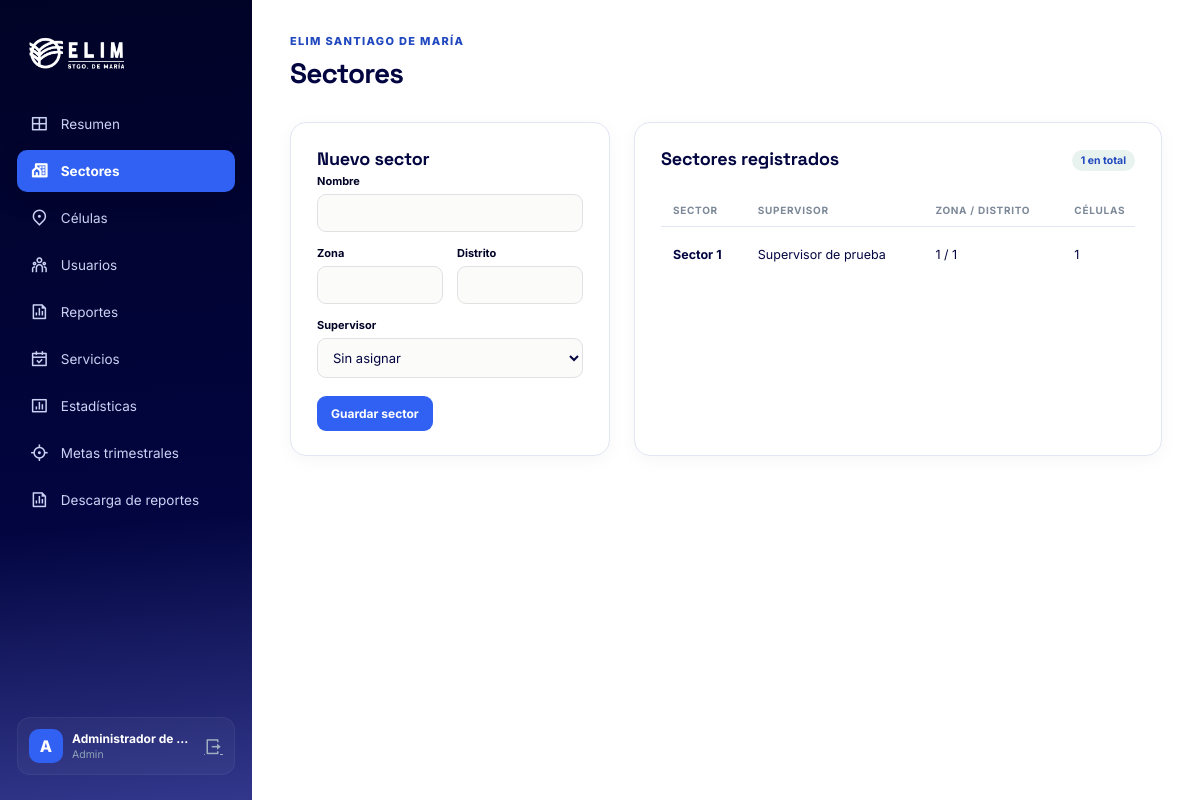
The app's page /admin/sectores.php (signed in) with its own data.
### tables this page shows
CREATE TABLE sectores (
    id INT UNSIGNED AUTO_INCREMENT PRIMARY KEY,
    nombre VARCHAR(100) NOT NULL,
    zona VARCHAR(20) NULL,
    distrito VARCHAR(20) NULL,
    supervisor_id INT UNSIGNED NULL,
    activo TINYINT(1) NOT NULL DEFAULT 1,
    creado_en TIMESTAMP NOT NULL DEFAULT CURRENT_TIMESTAMP,
    UNIQUE KEY uq_sector_nombre (nombre),
    UNIQUE KEY uq_sector_supervisor (supervisor_id),
    CONSTRAINT chk_sector_activo CHECK (activo IN (0, 1))
);

CREATE TABLE usuarios (
    id INT UNSIGNED AUTO_INCREMENT PRIMARY KEY,
    nombre_completo VARCHAR(120) NOT NULL,
    usuario VARCHAR(50) NOT NULL,
    password VARCHAR(255) NOT NULL,
    rol ENUM('lider', 'supervisor', 'admin') NOT NULL,
    sector_id INT UNSIGNED NULL,
    celula_id INT UNSIGNED NULL,
    activo TINYINT(1) NOT NULL DEFAULT 1,
    creado_en TIMESTAMP NOT NULL DEFAULT CURRENT_TIMESTAMP,
    UNIQUE KEY uq_usuario_login (usuario),
    KEY idx_usuarios_sector (sector_id),
    CONSTRAINT chk_usuario_activo CHECK (activo IN (0, 1)),
    CONSTRAINT fk_usuario_sector FOREIGN KEY (sector_id)
        REFERENCES sectores(id) ON UPDATE CASCADE ON DELETE SET NULL
);

### includes/funciones.php (called while the page is built, shortened)
<?php
function e(mixed $valor): string
{
    return htmlspecialchars((string) $valor, ENT_QUOTES, "UTF-8");
}

### admin/sectores.php (the view, shortened to what this page needs)
<?php
require_once __DIR__ . "/_bootstrap.php";
$sectorEditado = null;
$sectores = $conexion
    ->query(
        'SELECT
        s.*,
        u.nombre_completo AS supervisor,
        (
            SELECT COUNT(*)
            FROM celulas c
            WHERE c.sector_id = s.id AND c.activo = 1
        ) AS total_celulas
     FROM sectores s
     LEFT JOIN usuarios u ON u.id = s.supervisor_id
     ORDER BY s.nombre',
    )
    ->fetchAll();
?>
<div class="section-split">
    <section class="card card-flush">
        <h3><?= $sectorEditado ? "Editar sector" : "Nuevo sector" ?></h3>
        <form method="post">
            <label for="nombre">Nombre</label>
            <input
                id="nombre"
                name="nombre"
                required
                value="<?= e($sectorEditado["nombre"] ?? "") ?>"
            >
            <div class="form-grid form-spaced">
                <div>
                    <label for="zona">Zona</label>
                    <input id="zona" name="zona" value="<?= e(
                        $sectorEditado["zona"] ?? "",
                    ) ?>">
                </div>
                <div>
                    <label for="distrito">Distrito</label>
                    <input
                        id="distrito"
                        name="distrito"
                        value="<?= e($sectorEditado["distrito"] ?? "") ?>"
                    >
                </div>
                <div class="full">
                    <label for="supervisor_id">Supervisor</label>
                    <select id="supervisor_id" name="supervisor_id">
                        <option value="">Sin asignar</option>
                    </select>
                </div>
            </div>
            <div class="form-actions">
                <button class="btn btn-gold" type="submit">Guardar sector</button>
            </div>
        </form>
    </section>
    <section class="card card-flush">
        <div class="card-head">
            <h3>Sectores registrados</h3>
            <span class="badge ok"><?= count($sectores) ?> en total</span>
        </div>
        <div class="table-wrap">
            <table>
                <thead>
                    <tr>
                        <th>Sector</th>
                        <th>Supervisor</th>
                        <th>Zona / distrito</th>
                        <th>Células</th>
                    </tr>
                </thead>
                <tbody>
                    <?php foreach ($sectores as $sector): ?>
                        <tr>
                            <td><strong><?= e(
                                $sector["nombre"],
                            ) ?></strong></td>
                            <td><?= e(
                                $sector["supervisor"] ?? "Sin asignar",
                            ) ?></td>
                            <td><?= e($sector["zona"]) ?> / <?= e(
     $sector["distrito"],
 ) ?></td>
                            <td><?= $sector["total_celulas"] ?></td>
                        </tr>
                    <?php endforeach; ?>
                </tbody>
            </table>
        </div>
    </section>
</div>

### css/app.css (style rules this page uses)
:root { --night: #010326; --night-2: #020540; --navy: #010326; --blue: #3061f2; --gold: #3061f2; --gold-soft: #edf2ff; --ivory: #ffffff; --white: #fff; --ink: #020540; --muted: #69708f; --line: #e2e6f3; --green: #2148bf; --red: #b04a4a; --shadow: 0 14px 40px rgba(2, 5, 64, 0.09); }
* { box-sizing: border-box; }
html, body { max-width: 100%; overflow-x: hidden; }
body { margin: 0; background: var(--ivory); color: var(--ink); font-family: Inter, system-ui, sans-serif; }
.grid-5 > *, .grid-4 > *, .grid-3 > *, .grid-2 > *, .section-split > * { margin-top: 0 !important; margin-bottom: 0 !important; }
.stat, .card { background: var(--white); border: 1px solid var(--line); border-radius: 16px; box-shadow: 0 4px 18px rgba(16, 36, 62, 0.04); }
.card { padding: 24px 26px; margin-top: 0; margin-bottom: 24px; }
.card-head { display: flex; align-items: center; justify-content: space-between; gap: 16px; margin-bottom: 20px; }
.card h3 { font-family: "Space Grotesk", sans-serif; font-size: 18px; margin: 0; padding: 0 0 4px 0; letter-spacing: -0.01em; }
.table-wrap { overflow: auto; }
table { width: 100%; border-collapse: collapse; min-width: 760px; }
th { text-align: left; color: #7d8998; font-size: 10px; text-transform: uppercase; letter-spacing: 0.07em; padding: 10px 12px; border-bottom: 1px solid var(--line); }
td { font-size: 12.5px; padding: 13px 12px; border-bottom: 1px solid #efefeb; vertical-align: middle; }
tr:last-child td { border-bottom: 0; }
.badge { display: inline-flex; padding: 4px 9px; border-radius: 100px; font-size: 10.5px; font-weight: 700; }
.badge.ok { color: var(--green); background: #e8f3ef; }
.btn { border: 0; border-radius: 9px; padding: 10px 14px; font: 700 12px Inter; cursor: pointer; text-decoration: none; display: inline-flex; align-items: center; justify-content: center; gap: 7px; }
.btn-gold { background: var(--gold); color: #ffffff; }
.form-grid { display: grid; grid-template-columns: repeat(2, 1fr); gap: 14px; }
.form-grid .full { grid-column: 1/-1; }
label { display: block; font-size: 11px; font-weight: 700; color: var(--night); margin-bottom: 6px; }
input, select, textarea { width: 100%; border: 1.5px solid #dfe2e3; background: #fbfbf9; border-radius: 9px; padding: 10px 11px; font: 13px Inter; color: var(--ink); }
.form-actions { display: flex; gap: 9px; margin-top: 18px; }
.section-split { display: grid; grid-template-columns: minmax(320px, 0.75fr) minmax(0, 1.5fr); gap: 24px; margin-top: 0; margin-bottom: 26px; }
.card-flush { margin-top: 0; margin-bottom: 24px; }
.form-spaced { margin-top: 14px; }

### records on screen
sectores: nombre "Sector 1", supervisor.nombre_completo "Supervisor de prueba", zona "1", distrito "1", total_celulas "1"

### other values on screen
$texto "Resumen"
$texto "Sectores"
$texto "Células"
$texto "Usuarios"
$texto "Reportes"
$texto "Servicios"
$texto "Estadísticas"
$texto "Metas trimestrales"
$texto "Descarga de reportes"
substr($_SESSION["nombre"], 0, 1) "A"
$_SESSION["nombre"] "Administrador de…"
$rol "Admin"
$titulo "Sectores"
count($sectores) "1"
